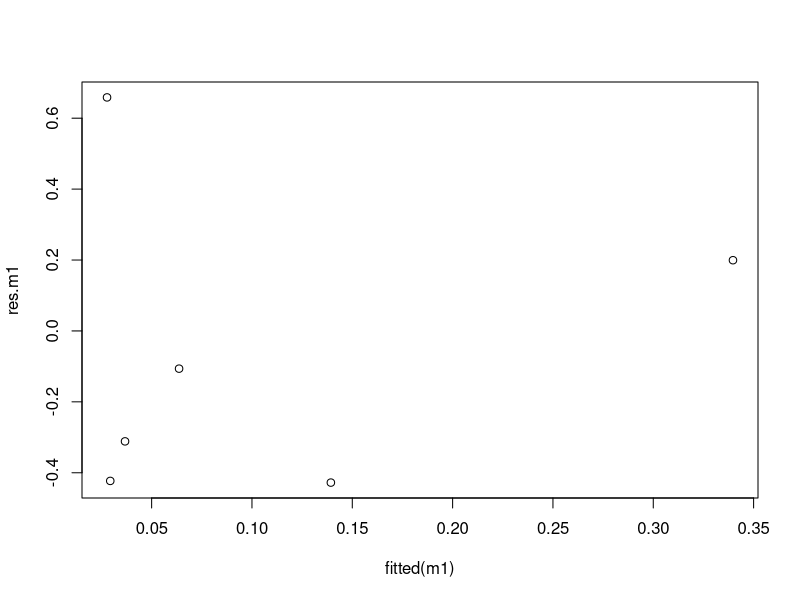

Reproduce this figure in R.
#exercise 3 

#a

Radiation_dose<-c(0,5,25,75,150,250)
leukemia<-c(13,5,5,3,4,18)
other_c<-c(378,200,151,47,31,33)

y<-cbind(leukemia,other_c)
m1=glm(y~Radiation_dose,binomial)

summary(m1) #radiation dose is statistically significant 
            #predictor of cancer mortality rates

#b
#testing GOF

options(scipen = 999)

1-pchisq(54.35089,5) ##There is low p value ,so we reject the null
                    #(the model containing only the intercept
                    #is not equal to the saturated/a good one)

pvalue=1-pchisq(deviance(m1),4)

pvalue ##good model



res.m1 = residuals(m1,type = "pearson") #calculate pearson residuals
plot(fitted(m1),res.m1)             #plot residuals against fitted values

#c

##Interpretation  of model parameters.

exp(coef(m1))

## b0 = 0.03 which means that for every 100 people who got the dose
#we expect 3 to die. Or the odds ratio if the dose is 0
#for someone to die from leukemia is 3%.

## b1 = 1.0116 which means that if we increase the dose by 1 unit
#then why expect to have an increase in the odds of deaths by 1.16%.

